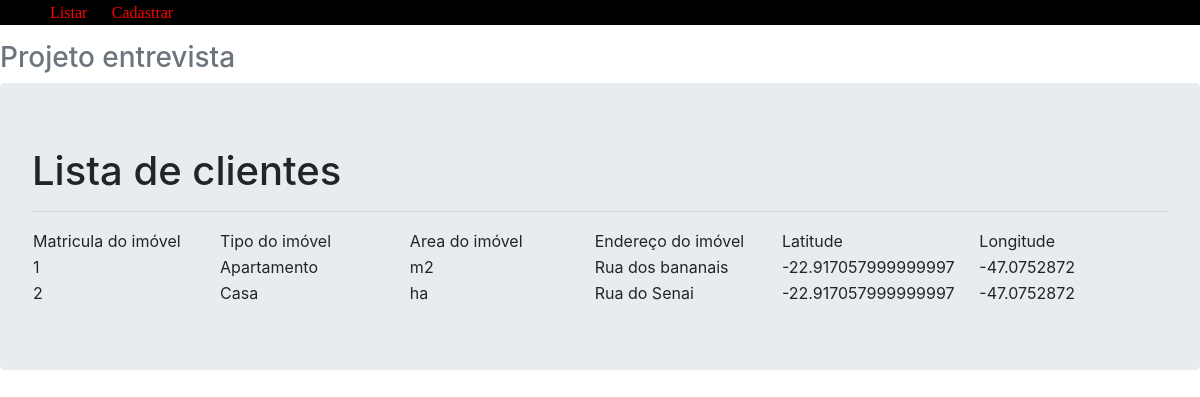
Page /listar on the earlier database version.
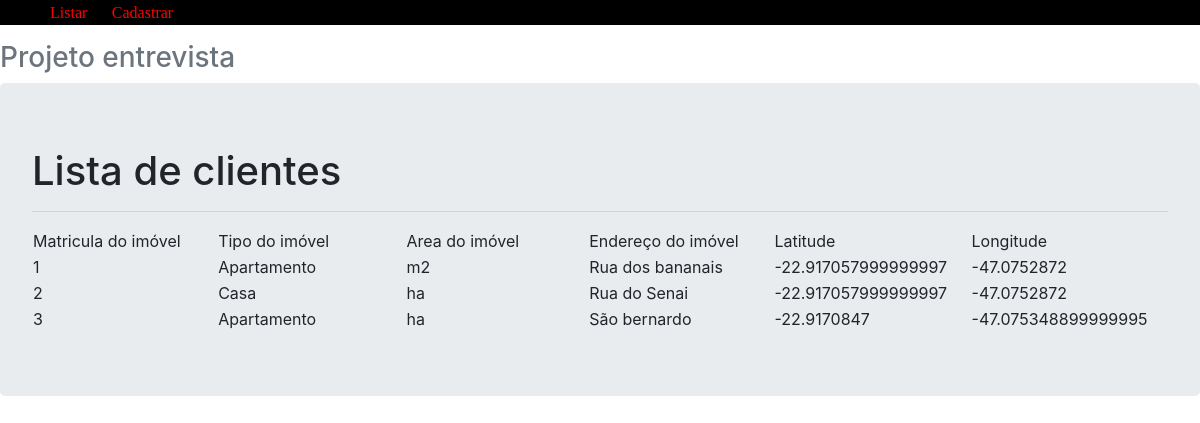
Same page on the later database version.
### app/models/tables.py (models this page shows)
class Imovel(db.Model):
		__tablename__ = "imovel"
		matricula = db.Column(db.Integer, primary_key=True)
		tipoImovel = db.Column(db.String)
		areaImovel = db.Column(db.String)
		enderecoUser = db.Column(db.String)
		latUser = db.Column(db.String)
		longUser = db.Column(db.String)

### app/controllers/default.py (the view)
@app.route("/listar/")
@app.route("/listar", methods=["GET", "POST"])
def listar():
	imoveis = Imovel.query.all()
	return render_template("listar.html", imoveis=imoveis)

### app/templates/listar.html
  {% extends 'base.html' %}
  {% block content %}
 <div class="jumbotron">
        <h1>Lista de clientes</h1>
   		<hr>
   		<table>
   			<tr>
   				<td width="200">Matricula do imóvel </td>
   				<td width="200">Tipo do imóvel </td>
   				<td width="200">Area do imóvel </td>
   				<td width="200">Endereço do imóvel </td>
   				<td width="200">Latitude </td>
   				<td width="200">Longitude </td>
   			</tr>
   			{% for imovel in imoveis %}
   			<tr>
   				<td width="101">{{ imovel.matricula}}</td>
   				<td width="130">{{ imovel.tipoImovel }}</td>
   				<td width="130">{{ imovel.areaImovel }}</td>
   				<td width="130">{{ imovel.enderecoUser }}</td>
   				<td width="130">{{ imovel.latUser }}</td>
   				<td width="130">{{ imovel.longUser }}</td>
   			</tr>
   			{%endfor%}
   		</table>
      </div>
{% endblock %}  }

### app/templates/base.html (shortened to what this page needs)
<!DOCTYPE html>
<html lang="pt-br">
  <head>
    <link rel="stylesheet" type="text/css" href="static/css/menu.css ">
    <link href="{{ url_for('static' , filename='css/bootstrap.min.css') }}" rel="stylesheet">
  </head>
  <body>
    <div id="menu">
          <ul class="ul">
          <li><a href="/listar">Listar</a></li>
          <li><a href="/cadastro"> Cadastrar</a></li>
        </ul>
        <h3 class="text-muted">Projeto entrevista</h3>
    </div>
    {% block content %}
    {% endblock %}
  </body>
</html>

### app/static/css/menu.css (style rules this page uses)
#menu ul { background-color: #000000; }
#menu ul li { padding: 2px 10px; display: inline; }
#menu ul li a { color: red; font-family: cursive; }

Differences in the rows shown:
added Imovel: matricula "3", tipoImovel "Apartamento", areaImovel "ha", enderecoUser "São bernardo", latUser "-22.9170847", longUser "-47.075348899999995"
